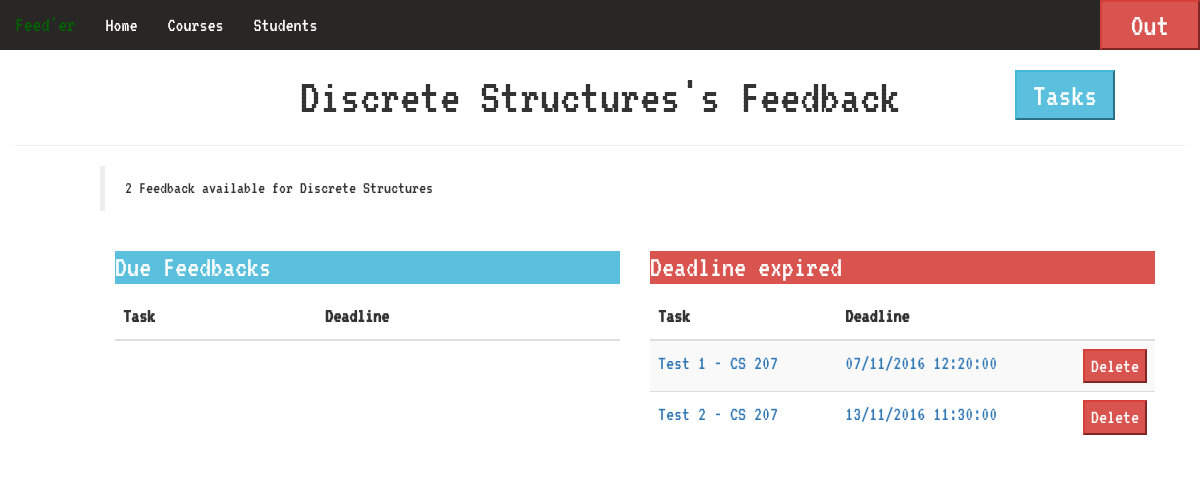
The page /special_admin/course/49/feedback/forms/ (signed in) on the database its author committed.
### special_admin/models.py (models this page shows, shortened)
class Course(models.Model):
    code = models.CharField(max_length=10)
    name = models.CharField(max_length=50)
    students = models.ManyToManyField(Student)

class FeedBackForm(models.Model):
    name = models.CharField(max_length=50)
    question_set = models.TextField()
    deadline = models.CharField(max_length=20)
    course = models.ForeignKey(Course, on_delete=models.CASCADE, null=True)

### special_admin/views.py (the view)
# urls.py: url(r'^course/(?P<pk>[1-9][0-9]*)/feedback/forms/$', views.feedback_forms, name='feedback_forms'),
def feedback_forms(request, pk):
    all_courses = Course.objects.all()
    selected_course = get_object_or_404(Course, pk=pk)
    selected_course_fb_forms = selected_course.feedbackform_set.all()
    finished_fb_forms = []
    remaining_fb_forms = []
    present_datetime = datetime.now()
    for fb_form_iter in selected_course_fb_forms:
        fb_form_deadline = datetime_helper.get_datetime(fb_form_iter.deadline)
        if fb_form_deadline <= present_datetime:
            finished_fb_forms.append(fb_form_iter)
        else:
            remaining_fb_forms.append(fb_form_iter)
    if request.method == 'POST':
        if 'delete' in request.POST:
            delete_fb_form = get_object_or_404(FeedBackForm, pk=request.POST['delete'])
            delete_fb_form.delete()
            selected_course_fb_forms = selected_course.feedbackform_set.all()
            finished_fb_forms = []
            remaining_fb_forms = []
            present_datetime = datetime.now()
            for fb_form_iter in selected_course_fb_forms:
                fb_form_deadline = datetime_helper.get_datetime(fb_form_iter.deadline)
                if fb_form_deadline <= present_datetime:
                    finished_fb_forms.append(fb_form_iter)
                else:
                    remaining_fb_forms.append(fb_form_iter)
            return render(request, 'special_admin/fb_form_crud/fb_forms.html', {'course': selected_course,
                                                                                'all_course': all_courses,
                                                                                'finished_fb_forms': finished_fb_forms,
                                                                                'remaining_fb_forms': remaining_fb_forms,
                                                                                'total': len(finished_fb_forms) + len(
                                                                                    remaining_fb_forms)})
    elif request.method == 'GET':
        if request.session.get(sk.special_admin_logged, False):
            return render(request, 'special_admin/fb_form_crud/fb_forms.html', {'course': selected_course,
                                                                                'all_course': all_courses,
                                                                                'finished_fb_forms': finished_fb_forms,
                                                                                'remaining_fb_forms': remaining_fb_forms,
                                                                                'total': len(finished_fb_forms) + len(
                                                                                    remaining_fb_forms)})
        else:
            return render(request, 'special_admin/login.html')

### special_admin/datetime_helper.py (called while the page is built)
def get_datetime(datetime_string):
    date_time_parts = datetime_string.split(" ")
    date = date_time_parts[0].split("/")
    time = date_time_parts[1].split(":")
    ret = datetime.strptime(date[0] + " " + date[1] + " " + date[2] + " " + time[0] + " " + time[1] + " " + "00",
                            "%d %m %Y %H %M %S")
    return ret

### special_admin/templates/special_admin/fb_form_crud/fb_forms.html (shortened to what this page needs)
{% extends 'special_admin/base.html' %}
{% block body %}
    <div class="container-fluid">
        <div class="row">
            <div class="col-xs-2"></div>
            <div class="col-xs-8">
                <h1 style="text-align: center;margin: 0;font-size: 50px">{{ course.name }}'s Feedback </h1>
            </div>
            <div class="col-xs-2">
                <a href="{% url 'special_admin:tasks' course.pk %}">
                    <button class="btn-info" style="width: 100px;height: 50px;font-size: xx-large">
                        Tasks
                    </button>
                </a>
            </div>
        </div>
        <hr>
        <div class="row">
            <div class="col-xs-1">
            </div>
            <div class="col-xs-11 row">
                <blockquote>
                    {{ total }} Feedback available for {{ course.name }}
                </blockquote>
                <div class="col-xs-6">
                    <h2 class="label-info" style="color: white">Due Feedbacks</h2>
                    <table class="table table-hover table-striped" style="overflow: scroll">
                        <colgroup>
                            <col span="1" style="width: 40%;">
                            <col span="1" style="width: 50%;">
                            <col span="1" style="width: 10%;">
                        </colgroup>
                        <thead>
                        <tr>
                            <th>Task</th>
                            <th>Deadline</th>
                            <th></th>
                        </tr>
                        </thead>
                    </table>
                </div>
                <div class="col-xs-6">
                    <h2 class="label-danger" style="color: white">Deadline expired</h2>
                    <table class="table table-hover table-striped" style="overflow: scroll">
                        <colgroup>
                            <col span="1" style="width: 40%;">
                            <col span="1" style="width: 50%;">
                            <col span="1" style="width: 10%;">
                        </colgroup>
                        <thead>
                        <tr>
                            <th>Task</th>
                            <th>Deadline</th>
                            <th></th>
                        </tr>
                        </thead>
                        <tbody>
                        {% for fb_form in finished_fb_forms %}
                            <tr>
                                <td>
                                    <a href="{% url 'special_admin:old_feedback_form' fb_form.pk %}">
                                        {{ fb_form.name }}
                                    </a>
                                </td>
                                <td>
                                    <a href="{% url 'special_admin:old_feedback_form' fb_form.pk %}">
                                        {{ fb_form.deadline }}
                                    </a>
                                </td>
                                <td>
                                    <form action="{% url 'special_admin:feedback_forms' course.pk %}" method="post">
                                        <input type="submit" value="Delete" class="btn-danger">
                                    </form>
                                </td>
                            </tr>
                        {% endfor %}
                        </tbody>
                    </table>
                </div>
            </div>
        </div>
    </div>
{% endblock %}

### special_admin/templates/special_admin/base.html (style rules this page uses)
body { font-family: 'VT323', monospace; font-size: 20px; background-size: cover; background-image: url("http://wallpapercave.com/wp/4SSFz3R.png"); }

### rows shown on the page
Course: name "Discrete Structures"
FeedBackForm: name "Test 1 - CS 207", deadline "07/11/2016 12:20:00"
FeedBackForm: name "Test 2 - CS 207", deadline "13/11/2016 11:30:00"

### other values the page prints
{{ total }} "2"
